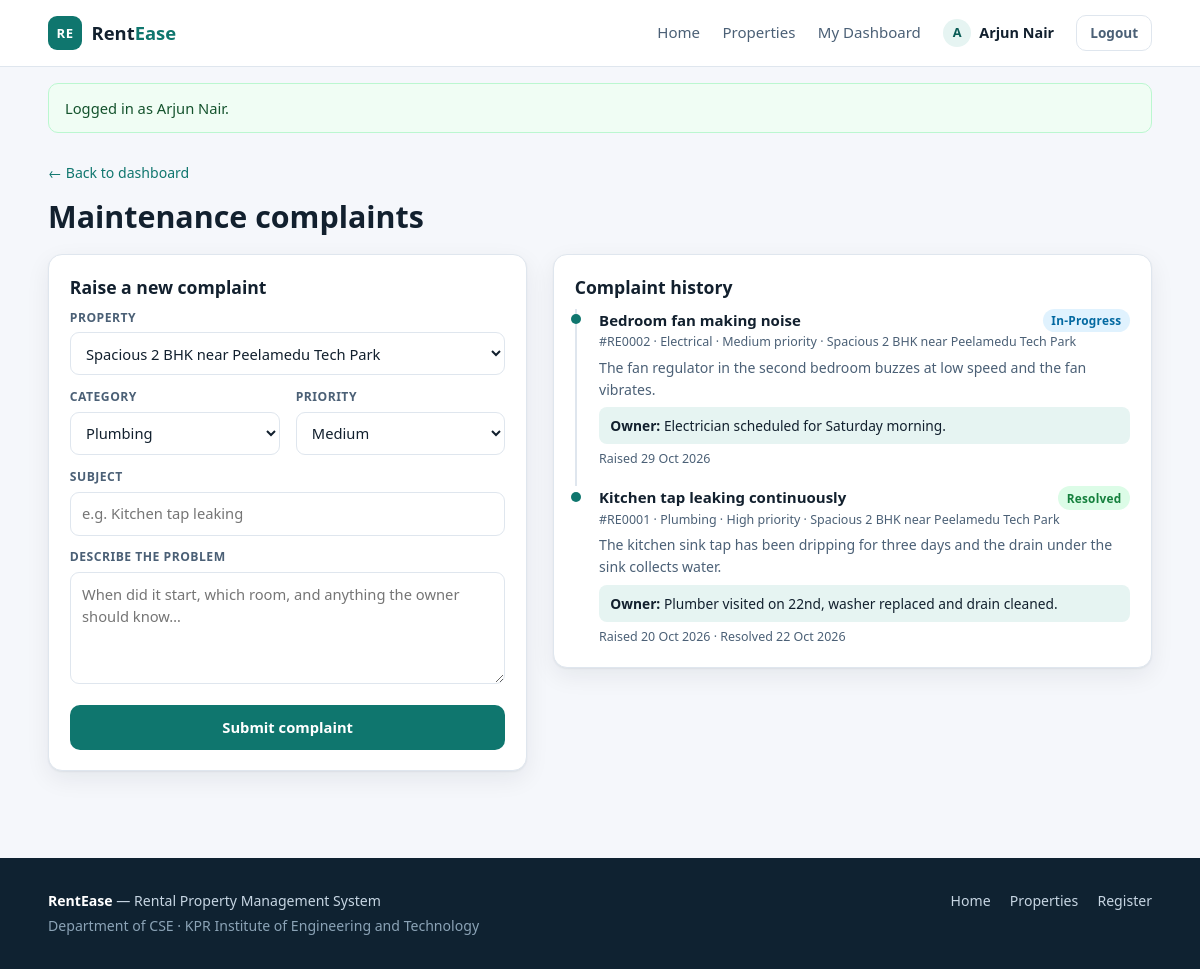
The app's page /complaints.php (signed in) with its own data.
### tables this page shows
CREATE TABLE complaints (
    complaint_id INT AUTO_INCREMENT PRIMARY KEY,
    property_id  INT NOT NULL,
    tenant_id    INT NOT NULL,
    category     ENUM('Plumbing','Electrical','Carpentry','Appliance','Cleaning','Other') NOT NULL,
    subject      VARCHAR(120) NOT NULL,
    description  TEXT NOT NULL,
    priority     ENUM('Low','Medium','High') NOT NULL DEFAULT 'Medium',
    status       ENUM('open','in-progress','resolved') NOT NULL DEFAULT 'open',
    owner_note   VARCHAR(255),
    raised_on    TIMESTAMP DEFAULT CURRENT_TIMESTAMP,
    resolved_on  DATETIME NULL,
    CONSTRAINT fk_cmp_prop   FOREIGN KEY (property_id)
        REFERENCES properties(property_id) ON DELETE CASCADE,
    CONSTRAINT fk_cmp_tenant FOREIGN KEY (tenant_id)
        REFERENCES users(user_id) ON DELETE CASCADE
);

CREATE TABLE properties (
    property_id   INT AUTO_INCREMENT PRIMARY KEY,
    owner_id      INT NOT NULL,
    title         VARCHAR(120) NOT NULL,
    description   TEXT,
    property_type ENUM('Apartment','Independent House','Villa','PG / Hostel','Studio') NOT NULL,
    bhk           TINYINT NOT NULL,
    city          VARCHAR(60) NOT NULL,
    locality      VARCHAR(80) NOT NULL,
    address       VARCHAR(200) NOT NULL,
    rent_amount   DECIMAL(10,2) NOT NULL,
    deposit       DECIMAL(10,2) NOT NULL DEFAULT 0,
    area_sqft     INT NOT NULL,
    furnishing    ENUM('Unfurnished','Semi-Furnished','Fully-Furnished') NOT NULL,
    available_from DATE NOT NULL,
    status        ENUM('available','occupied','inactive') NOT NULL DEFAULT 'available',
    cover_image   VARCHAR(200),
    created_at    TIMESTAMP DEFAULT CURRENT_TIMESTAMP,
    CONSTRAINT fk_prop_owner FOREIGN KEY (owner_id)
        REFERENCES users(user_id) ON DELETE CASCADE,
    INDEX idx_city     (city),
    INDEX idx_rent     (rent_amount),
    INDEX idx_bhk      (bhk),
    INDEX idx_status   (status)
);

### config/db.php (called while the page is built, shortened)
<?php
function db(): PDO
{
    static $pdo = null;
    if ($pdo instanceof PDO) {
        return $pdo;
    }
    if (USE_MYSQL) {
        try {
            $dsn = sprintf('mysql:host=%s;port=%d;dbname=%s;charset=utf8mb4',
                DB_HOST, DB_PORT, DB_NAME);
            $pdo = new PDO($dsn, DB_USER, DB_PASS, [
                PDO::ATTR_ERRMODE            => PDO::ERRMODE_EXCEPTION,
                PDO::ATTR_DEFAULT_FETCH_MODE => PDO::FETCH_ASSOC,
                PDO::ATTR_EMULATE_PREPARES   => false,
            ]);
            return $pdo;
        } catch (PDOException $e) {
        }
    }
    $pdo = sqlite_connect();
    return $pdo;
}

### includes/functions.php (called while the page is built, shortened)
<?php
require_once __DIR__ . '/../config/db.php';
function e(?string $value): string
{
    return htmlspecialchars((string) $value, ENT_QUOTES, 'UTF-8');
}
function old(string $key, string $default = ''): string
{
    return e($_POST[$key] ?? $default);
}
function status_class(string $status): string
{
    return match ($status) {
        'available', 'approved', 'resolved' => 'chip chip-green',
        'occupied', 'in-progress'           => 'chip chip-blue',
        'pending', 'open'                   => 'chip chip-amber',
        'rejected', 'inactive'              => 'chip chip-red',
        default                             => 'chip',
    };
}

### complaints.php (the view, shortened to what this page needs)
<?php
require_once __DIR__ . '/includes/functions.php';
$uid = (int) current_user()['user_id'];
$rentals = db()->prepare(
    'SELECT p.property_id, p.title
       FROM applications a
       JOIN properties p ON p.property_id = a.property_id
      WHERE a.tenant_id = ? AND a.status = "approved"
      ORDER BY p.title'
);
$rentals->execute([$uid]);
$rentals = $rentals->fetchAll();
$list = db()->prepare(
    'SELECT c.*, p.title
       FROM complaints c
       JOIN properties p ON p.property_id = c.property_id
      WHERE c.tenant_id = ?
      ORDER BY c.raised_on DESC'
);
$list->execute([$uid]);
$list = $list->fetchAll();
require __DIR__ . '/includes/header.php';
?>
<section class="section" style="padding-top:1.8rem">
  <div class="wrap">
    <p class="muted"><a href="tenant_dashboard.php">← Back to dashboard</a></p>
    <h1>Maintenance complaints</h1>
    <div class="detail" style="grid-template-columns:1fr 1.25fr">
      <div class="panel" style="margin:0">
        <h2 style="font-size:1.1rem">Raise a new complaint</h2>
        <?php if (!$rentals): ?>
          <p class="muted">You need an approved rental before you can raise a complaint.</p>
          <a class="btn btn-block" href="properties.php">Browse properties</a>
        <?php else: ?>
          <form method="post" action="complaints.php" data-validate>
            <div class="field" style="margin-bottom:.8rem">
              <label for="property_id">Property</label>
              <select id="property_id" name="property_id" required>
                <?php foreach ($rentals as $r): ?>
                  <option value="<?= (int) $r['property_id'] ?>"><?= e($r['title']) ?></option>
                <?php endforeach; ?>
              </select>
            </div>
            <div class="form-grid" style="grid-template-columns:1fr 1fr">
              <div class="field">
                <label for="category">Category</label>
                <select id="category" name="category">
                  <?php foreach (['Plumbing','Electrical','Carpentry','Appliance','Cleaning','Other'] as $cat): ?>
                    <option value="<?= $cat ?>"><?= $cat ?></option>
                  <?php endforeach; ?>
                </select>
              </div>
              <div class="field">
                <label for="priority">Priority</label>
                <select id="priority" name="priority">
                  <option value="Medium" selected>Medium</option>
                </select>
              </div>
            </div>
            <div class="field" style="margin:.8rem 0">
              <label for="subject">Subject</label>
              <input type="text" id="subject" name="subject" maxlength="120"
                     value="<?= old('subject') ?>" placeholder="e.g. Kitchen tap leaking" required>
            </div>
            <div class="field" style="margin-bottom:.9rem">
              <label for="description">Describe the problem</label>
              <textarea id="description" name="description" rows="4" required
                        placeholder="When did it start, which room, and anything the owner should know…"><?= old('description') ?></textarea>
            </div>
            <button class="btn btn-block" type="submit">Submit complaint</button>
          </form>
        <?php endif; ?>
      </div>
      <div class="panel" style="margin:0">
        <h2 style="font-size:1.1rem">Complaint history</h2>
        <?php if (!$list): ?>
          <div class="empty"><strong>Nothing here yet</strong>
            Complaints you raise will appear in this list with live status.</div>
        <?php else: ?>
          <ul class="timeline">
            <?php foreach ($list as $c): ?>
              <li>
                <div style="display:flex;justify-content:space-between;gap:.6rem;align-items:start">
                  <strong><?= e($c['subject']) ?></strong>
                  <span class="<?= status_class($c['status']) ?>"><?= e($c['status']) ?></span>
                </div>
                <div class="when">
                  #RE<?= str_pad((string) $c['complaint_id'], 4, '0', STR_PAD_LEFT) ?>
                  · <?= e($c['category']) ?> · <?= e($c['priority']) ?> priority
                  · <?= e($c['title']) ?>
                </div>
                <p class="muted" style="margin:.35rem 0 0"><?= e($c['description']) ?></p>
                <?php if ($c['owner_note']): ?>
                  <p style="margin:.4rem 0 0;font-size:.86rem;background:var(--brand-tint);
                            padding:.5rem .7rem;border-radius:8px">
                    <strong>Owner:</strong> <?= e($c['owner_note']) ?>
                  </p>
                <?php endif; ?>
                <div class="when" style="margin-top:.3rem">
                  Raised <?= date('d M Y', strtotime($c['raised_on'])) ?>
                  <?= $c['resolved_on'] ? '· Resolved ' . date('d M Y', strtotime($c['resolved_on'])) : '' ?>
                </div>
              </li>
            <?php endforeach; ?>
          </ul>
        <?php endif; ?>
      </div>
    </div>
  </div>
</section>
<?php require __DIR__ . '/includes/footer.php'; ?>

### assets/css/style.css (style rules this page uses)
:root { --ink:#12202e; --ink-soft:#4b6076; --line:#dfe6ee; --bg:#f5f7fb; --card:#ffffff; --brand:#0f766e; --brand-dark:#0b5c56; --brand-tint:#e6f4f2; --amber:#b45309; --red:#b91c1c; --green:#15803d; --shadow:0 1px 2px rgba(18,32,46,.06), 0 8px 24px rgba(18,32,46,.07); --radius:14px; }
* { box-sizing:border-box }
body { margin:0; font-family:"Segoe UI", Roboto, "Helvetica Neue", Arial, sans-serif; font-size:15px; line-height:1.55; color:var(--ink); background:var(--bg); }
a { color:var(--brand);text-decoration:none }
h1,h2,h3 { line-height:1.25;margin:0 0 .6em }
h1 { font-size:1.9rem }
h2 { font-size:1.35rem }
p { margin:0 0 1em }
.muted { color:var(--ink-soft);font-size:.88rem }
.wrap { width:min(1140px, 92vw);margin-inline:auto }
.btn { display:inline-flex;align-items:center;justify-content:center;gap:.4rem; padding:.62rem 1.1rem;border:1px solid transparent;border-radius:10px; font:inherit;font-weight:600;font-size:.92rem;cursor:pointer; background:var(--brand);color:#fff;transition:background .15s ease, transform .05s ease; }
.btn-block { width:100% }
.field label { display:block;font-size:.76rem;font-weight:700;text-transform:uppercase; letter-spacing:.04em;color:var(--ink-soft);margin-bottom:.3rem }
input[type=text],input[type=email],input[type=password],input[type=tel], input[type=number],input[type=date],input[type=search],select,textarea { width:100%;padding:.6rem .7rem;border:1px solid var(--line);border-radius:9px; font:inherit;font-size:.92rem;color:var(--ink);background:#fff; }
textarea { resize:vertical;min-height:96px }
.form-grid { display:grid;grid-template-columns:1fr 1fr;gap:1rem }
.section { padding:2.4rem 0 }
.chip { display:inline-block;padding:.16rem .55rem;border-radius:999px;font-size:.74rem; font-weight:700;letter-spacing:.02em;background:#eef2f7;color:var(--ink-soft);text-transform:capitalize }
.chip-green { background:#dcfce7;color:var(--green) }
.chip-blue { background:#e0f2fe;color:#0369a1 }
.panel { background:var(--card);border:1px solid var(--line);border-radius:var(--radius); padding:1.3rem;box-shadow:var(--shadow);margin-bottom:1.6rem }
.detail { display:grid;grid-template-columns:1.6fr 1fr;gap:1.6rem;align-items:start }
.timeline { list-style:none;padding:0;margin:0 }
.timeline li { position:relative;padding:0 0 1.1rem 1.4rem;border-left:2px solid var(--line) }
.timeline li:last-child { border-left-color:transparent;padding-bottom:0 }
.timeline li::before { content:"";position:absolute;left:-6px;top:.35rem;width:10px;height:10px; border-radius:50%;background:var(--brand) }
.timeline .when { font-size:.78rem;color:var(--ink-soft) }

### records on screen
complaints: subject "Bedroom fan making noise", status "In-Progress", complaint_id "0002", category "Electrical", priority "Medium", property.title "Spacious 2 BHK near Peelamedu Tech Park", description "The fan regulator in the second bedroom buzzes at low speed and the fan vibrates.", owner_note "Electrician scheduled for Saturday morning.", raised_on "29 Oct 2026"
complaints: subject "Kitchen tap leaking continuously", status "Resolved", complaint_id "0001", category "Plumbing", priority "High", property.title "Spacious 2 BHK near Peelamedu Tech Park", description "The kitchen sink tap has been dripping for three days and the drain under the sink collects water.", owner_note "Plumber visited on 22nd, washer replaced and drain cleaned.", raised_on "20 Oct 2026", resolved_on "22 Oct 2026"

### other values on screen
substr(current_user()['full_name'], 0, 1) "A"
current_user()['full_name'] "Arjun Nair"
$flashes['msg'] "Logged in as Arjun Nair."
form field property_id "Spacious 2 BHK near Peelamedu Tech Park"
form field category "Plumbing"
